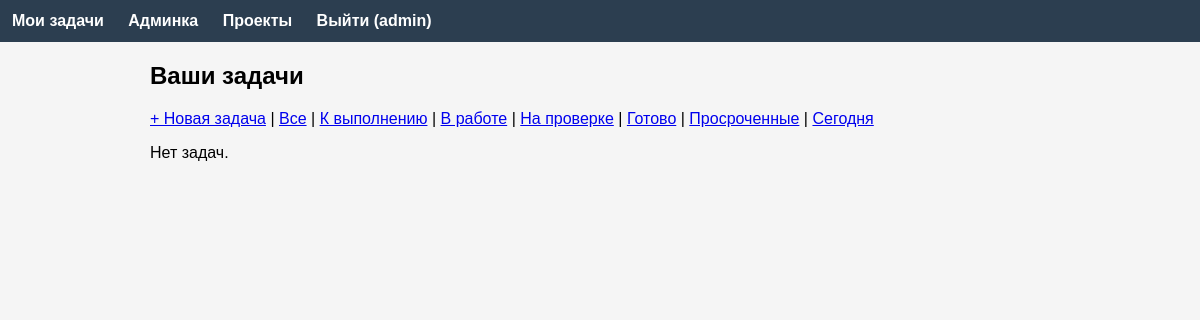
Before: /tasks?status=todo (signed in) with the older database file.
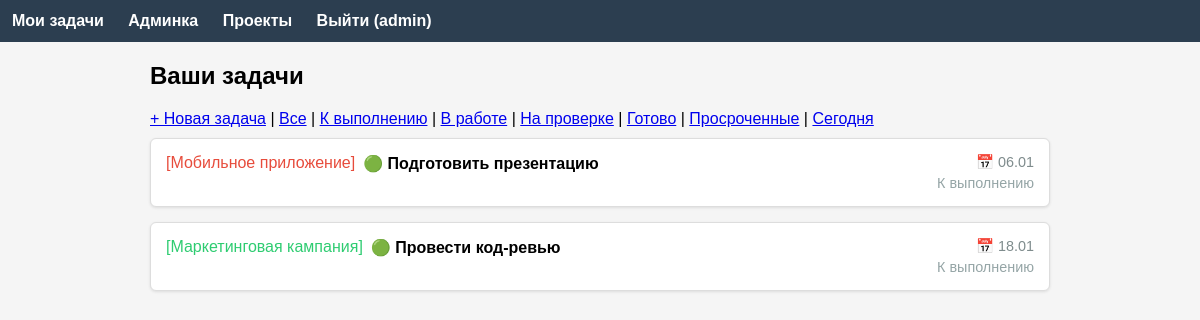
After: the same page with the newer database file.
### app/models.py (models this page shows, shortened)
class Task(db.Model):
    id = db.Column(db.Integer, primary_key=True)
    title = db.Column(db.String(100), nullable=False)
    description = db.Column(db.Text)
    created_at = db.Column(db.DateTime, default=datetime.now)
    completed_at = db.Column(db.DateTime, nullable=True)
    user_id = db.Column(db.Integer, db.ForeignKey('user.id'), nullable=False)
    project_id = db.Column(db.Integer, db.ForeignKey('project.id'), nullable=True)
    status = db.Column(db.String(20), default='todo')
    priority = db.Column(db.Integer, default=2)
    deadline = db.Column(db.Date, nullable=True)
    author = db.relationship('User', back_populates='authored_tasks')
    assignees = db.relationship('User', secondary=task_assignees, back_populates='assigned_tasks')
    project = db.relationship('Project', back_populates='tasks')
    comments = db.relationship('Comment', back_populates='task', cascade='all, delete-orphan')
    subtasks = db.relationship('Subtask', back_populates='task', cascade='all, delete-orphan')
    def is_overdue(self):
        return self.deadline and self.deadline < date.today() and not self.completed_at
    def get_priority_emoji(self):
        return {1: '🟢', 2: '🟡', 3: '🟠', 4: '🔴'}.get(self.priority, '⚪')
    def get_status_display(self):
        return {
            'todo': 'К выполнению',
            'in_progress': 'В работе',
            'review': 'На проверке',
            'done': 'Готово'
        }.get(self.status, self.status)
    def get_status_color(self):
        return {
            'todo': '#95a5a6',
            'in_progress': '#3498db',
            'review': '#f39c12',
            'done': '#2ecc71'
        }.get(self.status, '#95a5a6')

class Project(db.Model):
    id = db.Column(db.Integer, primary_key=True)
    name = db.Column(db.String(100), nullable=False)
    description = db.Column(db.Text)
    color = db.Column(db.String(7), default='#3498db')
    user_id = db.Column(db.Integer, db.ForeignKey('user.id'), nullable=False)
    tasks = db.relationship('Task', back_populates='project', lazy='dynamic')
    author = db.relationship('User', back_populates='authored_projects')

### app/main/routes.py (the view)
@main.route('/tasks')
@login_required
def tasks():
    if current_user.is_admin():
        query = Task.query
    else:
        query = Task.query.filter(
            (Task.user_id == current_user.id) | (Task.assignees.contains(current_user))
        )
    status = request.args.get('status')
    if status in ['todo', 'in_progress', 'review', 'done']:
        query = query.filter(Task.status == status)
    overdue = request.args.get('overdue')
    if overdue == 'true':
        query = query.filter(Task.deadline < date.today(), Task.completed_at.is_(None))
    due_today = request.args.get('due_today')
    if due_today == 'true':
        today = date.today()
        query = query.filter(db.func.date(Task.created_at) == today)
    tasks = query.all()
    projects = Project.query.all()
    users = User.query.all()
    return render_template('tasks.html', tasks=tasks, projects=projects, users=users)

### app/__init__.py (called while the page is built)
def create_app():
    app = Flask(__name__)
    app.config['SECRET_KEY'] = os.environ.get('SECRET_KEY', 'dev-secret-key')
    app.config['SQLALCHEMY_DATABASE_URI'] = 'sqlite:///task_manager.db'
    app.config['SQLALCHEMY_TRACK_MODIFICATIONS'] = False
    db.init_app(app)
    login_manager.init_app(app)
    login_manager.login_view = 'auth.login'
    from .models import User
    @login_manager.user_loader
    def load_user(user_id):
        return User.query.get(int(user_id))
    from .auth import auth as auth_blueprint
    app.register_blueprint(auth_blueprint)
    from .main import main as main_blueprint
    app.register_blueprint(main_blueprint)
    from .api import api as api_blueprint
    app.register_blueprint(api_blueprint, url_prefix='/api')
    return app

### app/models.py (called while the page is built)
    def is_admin(self):
        return self.access_level == 0

    def can_assign_to(self, other):
        return self.access_level <= other.access_level

### app/templates/tasks.html (shortened to what this page needs)
{% extends "base.html" %}
{% block content %}
<h2>{% if preselected_project_id %}Создать задачу в проекте{% else %}Ваши задачи{% endif %}</h2>
{% if preselected_project_id %}
    {% set selected_project = preselected_project_id %}
{% else %}
    <div style="margin:10px 0;">
        <a href="#" onclick="document.getElementById('new-task-form').classList.remove('hidden'); return false;">+ Новая задача</a>
        |
        <a href="{{ url_for('main.tasks') }}">Все</a>
        | <a href="{{ url_for('main.tasks', status='todo') }}">К выполнению</a>
        | <a href="{{ url_for('main.tasks', status='in_progress') }}">В работе</a>
        | <a href="{{ url_for('main.tasks', status='review') }}">На проверке</a>
        | <a href="{{ url_for('main.tasks', status='done') }}">Готово</a>
        | <a href="{{ url_for('main.tasks', overdue='true') }}">Просроченные</a>
        | <a href="{{ url_for('main.tasks', due_today='true') }}">Сегодня</a>
    </div>
{% endif %}
{% if not preselected_project_id %}
    {% if tasks %}
    <div style="display:grid; gap:15px;">
    {% for task in tasks %}
        <div class="task-card {% if task.is_overdue() %}task-overdue{% endif %}">
            <a href="{{ url_for('main.view_task', id=task.id) }}" style="text-decoration:none; color:black;">
                <div style="display:flex; justify-content:space-between; align-items:flex-start;">
                    <div style="flex:1; min-width:0;">
                        <div style="display:flex; align-items:center; gap:8px; margin-bottom:4px;">
                            <span style="color:{% if task.project %}{{ task.project.color }}{% else %}#7f8c8d{% endif %};">
                                {% if task.project %}[{{ task.project.name }}]{% endif %}
                            </span>
                            <strong style="white-space:nowrap; overflow:hidden; text-overflow:ellipsis;">{{ task.get_priority_emoji() }} {{ task.title }}</strong>
                        </div>
                    </div>
                    <div style="text-align:right; min-width:120px;">
                        {% if task.deadline %}
                            <div style="font-size:0.9em; color:{% if task.is_overdue() %}red{% else %}#7f8c8d{% endif %}; margin-bottom:4px;">
                                📅 {{ task.deadline.strftime('%d.%m') }}
                            </div>
                        {% endif %}
                        <div style="font-size:0.9em; color:{{ task.get_status_color() }};">
                            {{ task.get_status_display() }}
                        </div>
                    </div>
                </div>
            </a>
        </div>
    {% endfor %}
    </div>
    {% else %}
    <p>Нет задач.</p>
    {% endif %}
{% endif %}
{% endblock %}

Changed rows visible on the page:
added Task: project.name "Мобильное приложение", get_priority_emoji "🟢", title "Подготовить презентацию", deadline "06.01", status "К выполнению"
added Task: project.name "Маркетинговая кампания", get_priority_emoji "🟢", title "Провести код-ревью", deadline "18.01", status "К выполнению"
Other visible differences:
text no longer shown: "Нет задач."
